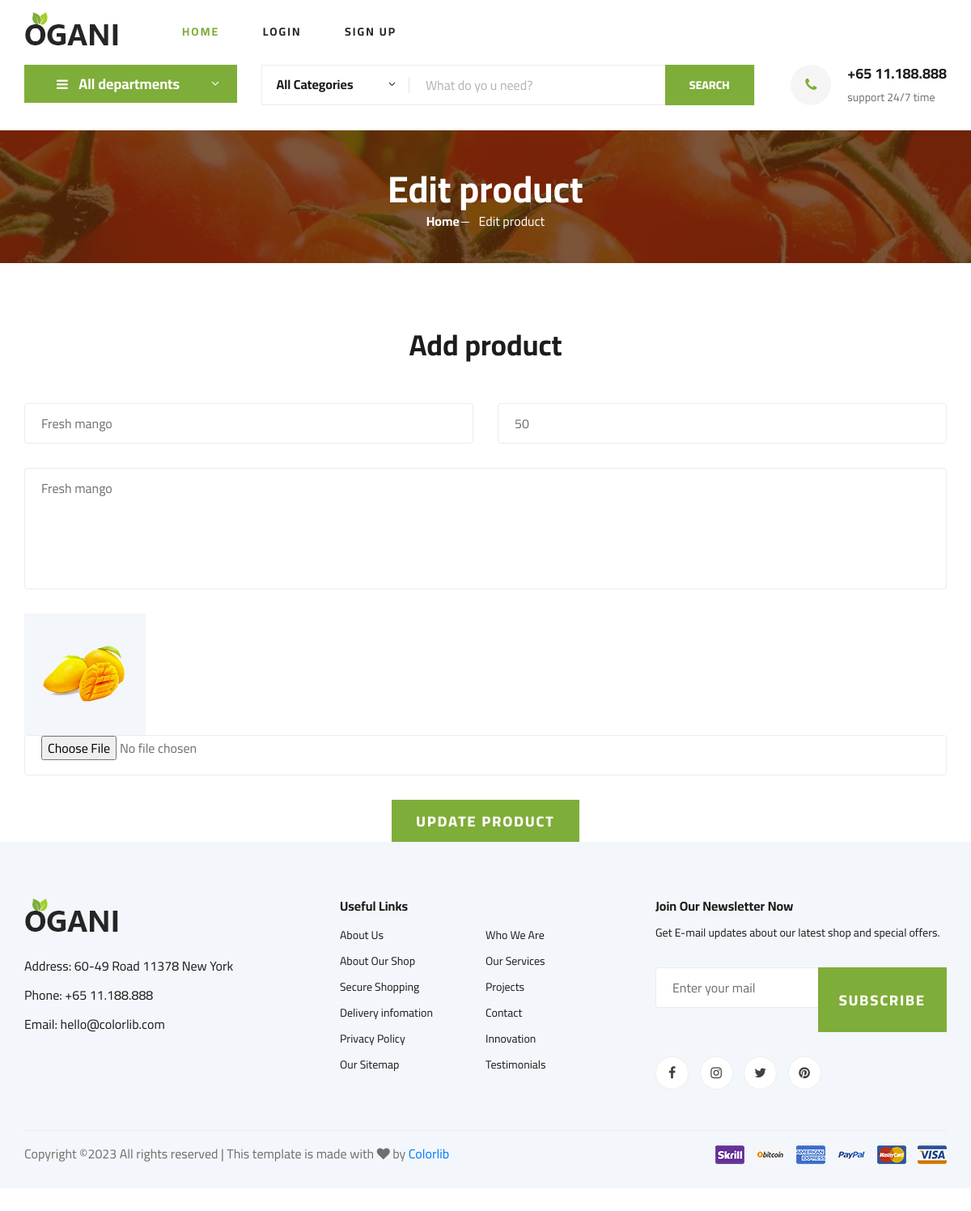
/seller-product-edit/14/, run on the app's committed database.
### myapp/models.py (models this page shows, shortened)
class Product(models.Model):
    seller=models.ForeignKey(User,on_delete=models.CASCADE)
    product_name=models.CharField(max_length=100)
    product_price=models.PositiveIntegerField()
    product_desc=models.TextField()
    product_image=models.ImageField(upload_to="product_image/")

### myapp/views.py (the view)
# urls.py: path('seller-product-edit/<int:pk>/',views.seller_product_edit,name="seller-product-edit"),
def seller_product_edit(request,pk):
	product=Product.objects.get(pk=pk)
	if request.method=="POST":
		product.product_name=request.POST['product_name']
		product.product_price=request.POST['product_price']
		product.product_desc=request.POST['product_desc']
		try:
			product.product_image=request.FILES['product_image']
		except:
			pass
		product.save()
		msg="product updated Successfully"
		return render(request,'seller-product-edit.html',{'product':product,'msg':msg})
	else:
		return render(request,'seller-product-edit.html',{'product':product})

### myapp/templates/seller-product-edit.html (shortened to what this page needs)
{% extends 'seller-header.html'%}
{% load static %}
{% block content %}
<!DOCTYPE html>
<html lang="zxx">
<head>
</head>
<body>
    <section class="breadcrumb-section set-bg" data-setbg="{% static 'img/breadcrumb.jpg' %}">
        <div class="container">
            <div class="row">
                <div class="col-lg-12 text-center">
                    <div class="breadcrumb__text">
                        <h2>Edit product</h2>
                        <div class="breadcrumb__option">
                            <a href="{% url 'seller-index' %}">Home</a>
                            <span>Edit product</span>
                        </div>
                    </div>
                </div>
            </div>
        </div>
    </section>
    <div class="contact-form spad">
        <div class="container">
            <div class="row">
                <div class="col-lg-12">
                    <div class="contact__form__title">
                        <h2>Add product</h2>
                    </div>
                </div>
            </div>
            <form action="{% url 'seller-product-edit' pk=product.pk %}" method="Post" enctype="multipart/form-data">
                <div class="row">
                    <div class="col-lg-6 col-md-6">
                        <input type="text"  name="product_name" value="{{product.product_name}}">
                    </div>
                    <div class="col-lg-6 col-md-6">
                        <input type="text"  name="product_price" value="{{product.product_price}}">
                    </div>
                    <div class="col-lg-12 text-center">
                        <textarea name="product_desc" >{{product.product_desc}}</textarea>
                    </div>
                    <div class="col-lg-12 col-md-12">
                        <img src="{{product.product_image.url}}" width="150vh" height="150vh">
                    </div>
                    <div class="col-lg-12 col-md-12">
                        <input type="file" name="product_image">
                    </div>
                    <div class="col-lg-12 text-center">
                        <button type="submit" class="site-btn">Update product</button>
                    </div>
            </form>
        </div>
    </div>
</body>
</html>
{% endblock %}

### myapp/static/css/style.css (style rules this page uses)
html, body { height: 100%; font-family: "Cairo", sans-serif; -webkit-font-smoothing: antialiased; font-smoothing: antialiased; }
h1, h2, h3, h4, h5, h6 { margin: 0; color: #111111; font-weight: 400; font-family: "Cairo", sans-serif; }
h2 { font-size: 36px; }
img { max-width: 100%; }
.set-bg { background-repeat: no-repeat; background-size: cover; background-position: top center; }
.spad { padding-top: 100px; padding-bottom: 100px; }
.site-btn { font-size: 14px; color: #ffffff; font-weight: 800; text-transform: uppercase; display: inline-block; padding: 13px 30px 12px; background: #7fad39; border: none; }
.breadcrumb-section { display: flex; align-items: center; padding: 45px 0 40px; }
.breadcrumb__text h2 { font-size: 46px; color: #ffffff; font-weight: 700; }
.breadcrumb__option a { display: inline-block; font-size: 16px; color: #ffffff; font-weight: 700; margin-right: 20px; position: relative; }
.breadcrumb__option a:after { position: absolute; right: -12px; top: 13px; height: 1px; width: 10px; background: #ffffff; content: ""; }
.breadcrumb__option span { display: inline-block; font-size: 16px; color: #ffffff; }
.contact__form__title { margin-bottom: 50px; text-align: center; }
.contact__form__title h2 { color: #1c1c1c; font-weight: 700; }
.contact-form { padding-top: 80px; padding-bottom: 80px; }
.contact-form form input { width: 100%; height: 50px; font-size: 16px; color: #6f6f6f; padding-left: 20px; margin-bottom: 30px; border: 1px solid #ebebeb; border-radius: 4px; }
.contact-form form input::placeholder { color: #6f6f6f; }
.contact-form form textarea { width: 100%; height: 150px; font-size: 16px; color: #6f6f6f; padding-left: 20px; margin-bottom: 24px; border: 1px solid #ebebeb; border-radius: 4px; padding-top: 12px; resize: none; }
.contact-form form textarea::placeholder { color: #6f6f6f; }
.contact-form form button { font-size: 18px; letter-spacing: 2px; }
@media only screen and (min-width: 1200px) { .container { max-width: 1170px; } }

### data on the page
Product: product_name "Fresh mango", product_price "50", product_desc "Fresh mango", product_image (picture)
